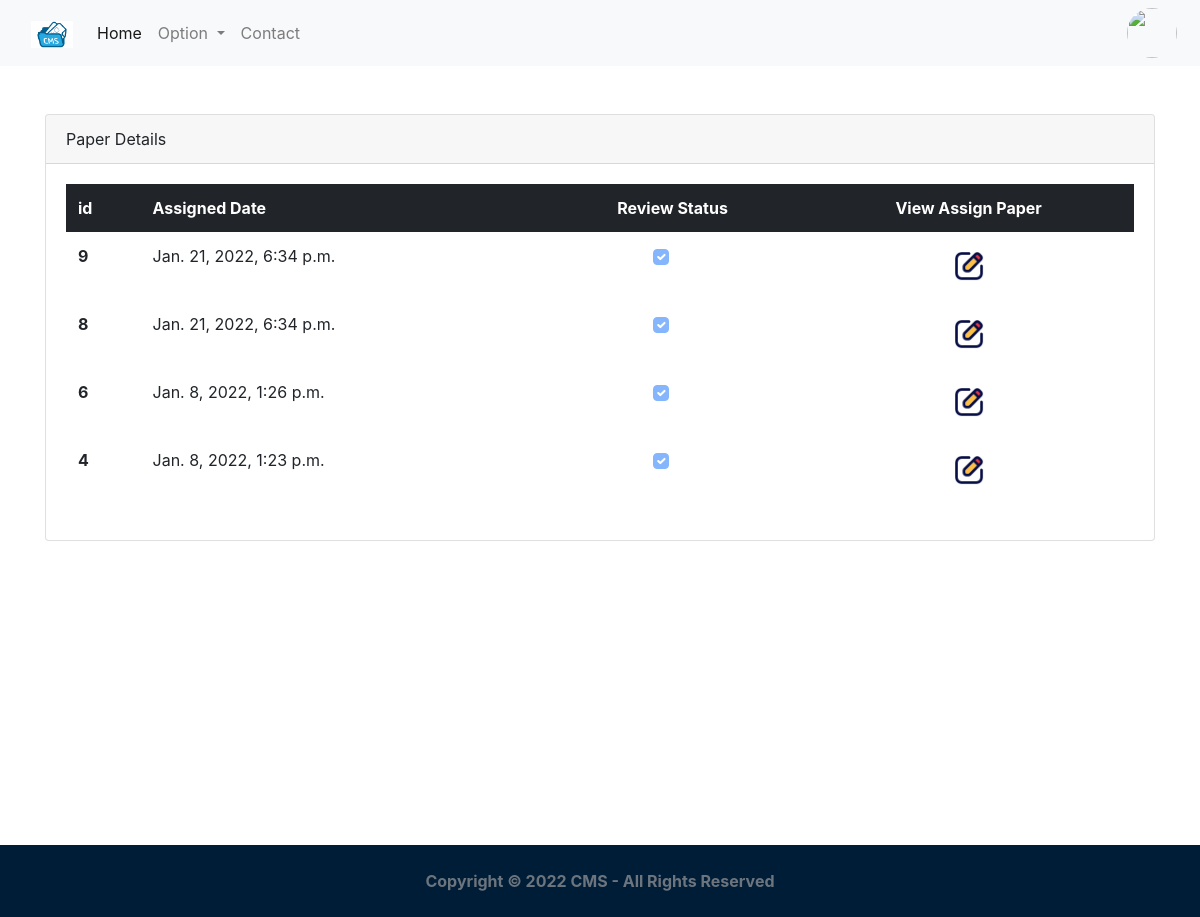
Page /feed/reviewer/view_all/ (signed in) on the committed database.
### core/models.py (models this page shows, shortened)
class PaperAssign(models.Model):
	review = models.ForeignKey(Reviewer,related_name='assigned_paper',on_delete=models.CASCADE)
	created_on = models.DateTimeField(auto_now_add=True)
	updated_on = models.DateTimeField(auto_now=True)
	assign_paper = models.OneToOneField(Paper,related_name='paper_assign',on_delete=models.CASCADE)
	is_review = models.BooleanField(default=False)
	class Meta:
		ordering = ['-created_on']

### core/views.py (the view)
# urls.py: path('feed/reviewer/view_all/',login_required(ViewAll.as_view()),name='view_all_view'),
class ViewAll(View):
	template_name = 'core/viewallreview.html'
	def get(self,request):
		obj=PaperAssign.objects.filter(review=request.user.reviewer.id)
		pp=obj.exists()
		if pp:
			obj1=request.user.reviewer.assigned_paper.select_related('assign_paper').annotate(paper=F('assign_paper')).values_list('paper',flat=True)
			context={'mylist': zip(obj, obj1)}
			return render(request,self.template_name,context)
		messages.error(request,"No Any Paper Assigned !",extra_tags="error")
		return render(request,self.template_name)

### core/templates/core/viewallreview.html (shortened to what this page needs)
{% extends 'core/base1.html' %}
{% load static %}
{% block content %}
<div class="container">
    <div class="card mt-5">
          <div class="card-header">
            Paper Details
          </div>
          <div class="card-body">
            <table class="table  table-borderless">
              <thead class="table-dark">
                <tr>
                  <th scope="col">id</th>
                  <th scope="col" >Assigned Date</th>
                  <th scope="col" class="text-center">Review Status</th>
                  <th scope="col"  class="text-center">View Assign Paper</th>
                </tr>
              </thead>
              <tbody>
                {% for x,y in mylist %}
                <tr>
                  <th scope="row">{{x.id}}</th>
                  <td>{{x.created_on}}</td>
                  <td class="text-center">
                    {% if x.is_review %}
                      <input class="form-check-input " type="checkbox"  checked disabled>
                    {% else %}
                    <input class="form-check-input " type="checkbox"  disabled>
                    {% endif %}
                  </td>
                  <td class="text-center"><a href="{% url 'update_review_view' y %}"  target="_blank_" class="btn  "><img src="{% static 'image/edit.png' %}" width="30px" height="30px"></a></td>
                </tr>
                {% endfor %}
                </tbody>
            </table>
          </div>
        </div>
</div>
<div style="height:38vh;">
    </div>
{% endblock %}

### rows in the picture
PaperAssign: id "9", created_on "Jan. 21, 2022, 6:34 p.m."
PaperAssign: id "8", created_on "Jan. 21, 2022, 6:34 p.m."
PaperAssign: id "6", created_on "Jan. 8, 2022, 1:26 p.m."
PaperAssign: id "4", created_on "Jan. 8, 2022, 1:23 p.m."
